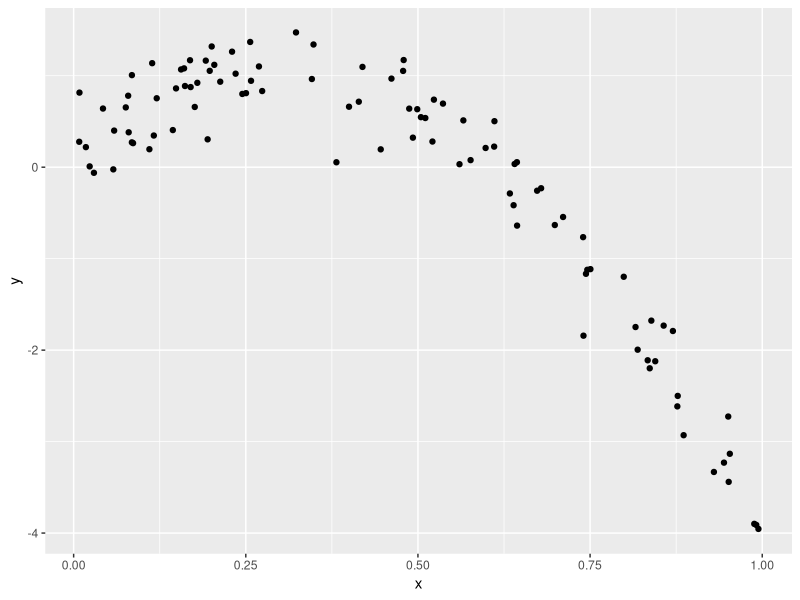
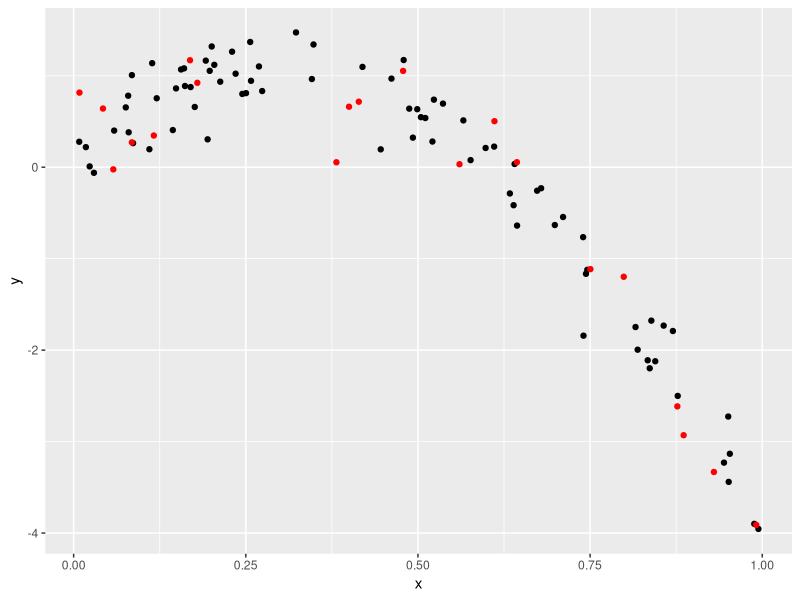
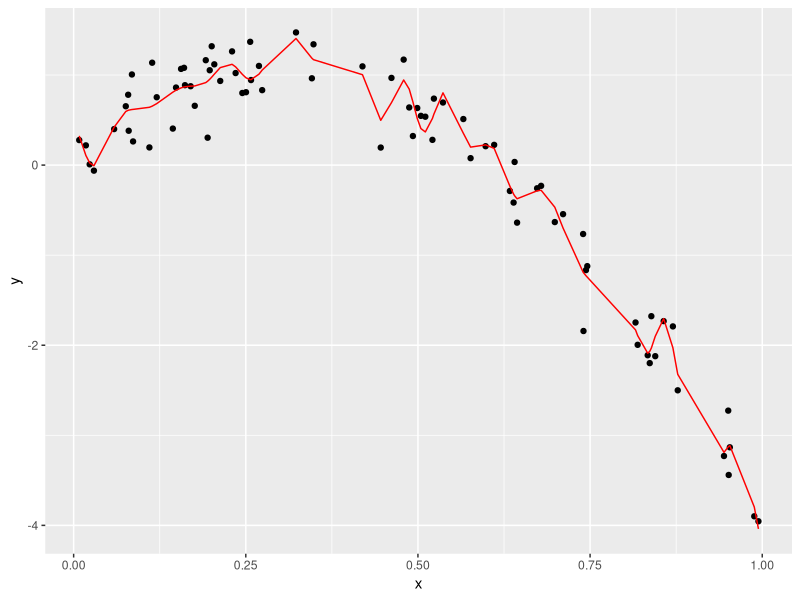

Recreate these plots in R, in order.
## ---- chunk 1
library(tidyverse)
library(modelr)
library(mgcv)
## ---- chunk 2
nonlin_df = 
  tibble(
    id = 1:100,
    x = runif(100, 0, 1),
    y = 1 - 10 * (x - .3) ^ 2 + rnorm(100, 0, .3)
  )

nonlin_df |> 
  ggplot(aes(x = x, y = y)) + 
  geom_point()
## ---- chunk 3
train_df = sample_n(nonlin_df, 80)
test_df = anti_join(nonlin_df, train_df, by = "id")

ggplot(train_df, aes(x = x, y = y)) + 
  geom_point() + 
  geom_point(data = test_df, color = "red")
## ---- chunk 4
linear_mod = lm(y ~ x, data = train_df)
smooth_mod = mgcv::gam(y ~s(x),data=train_df)
wiggly_mod = mgcv::gam(y ~ s(x, k = 30), sp = 10e-6, data = train_df)
## ---- chunk 5
train_df |> 
  add_predictions(wiggly_mod) |> 
  ggplot(aes(x = x, y = y)) + geom_point() + 
  geom_line(aes(y = pred), color = "red")
## ---- chunk 6
rmse(wiggly_mod,train_df)
rmse(smooth_mod,test_df)
